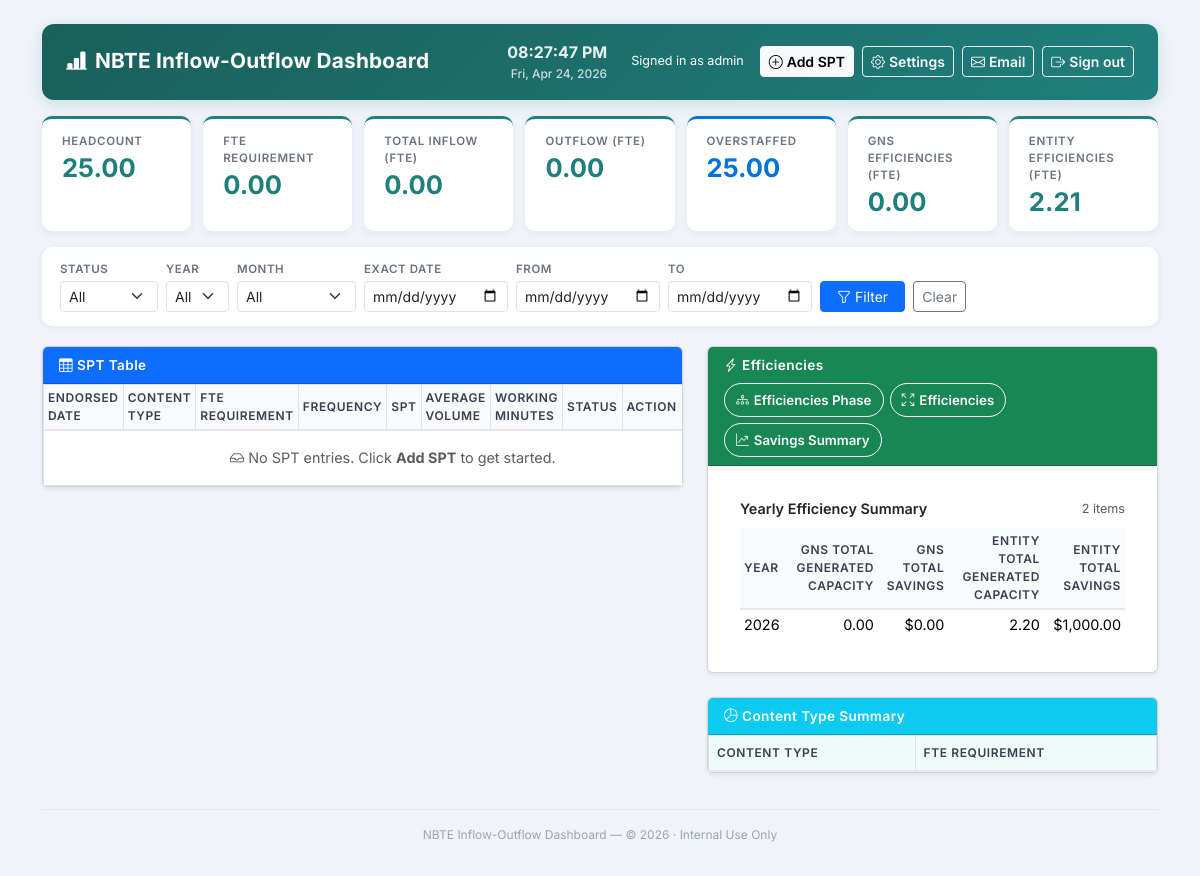
/ (signed in), run on the app's committed database.
### tables this page shows
CREATE TABLE efficiencies (
                id INTEGER PRIMARY KEY AUTOINCREMENT,
                project_title TEXT,
                generated_capacity TEXT,
                project_type TEXT,
                status TEXT,
                year TEXT
            , project_owner TEXT, description TEXT, planned_deployment TEXT, savings TEXT, team TEXT, project_lead TEXT, domestic_reph TEXT, gptrac TEXT, remarks TEXT, content_process TEXT, developer TEXT, pbd TEXT, sbd TEXT, bu_approved TEXT, uat_from TEXT, uat_to TEXT, actual_deployment TEXT, phase_current_end TEXT, phase_status TEXT, planned_release_date TEXT);

### routes.py (the view)
@main_bp.route('/', methods=['GET'])
@login_required
def dashboard():
    filters = {}
    status = request.args.get('status')
    year = request.args.get('year')
    month = request.args.get('month')
    exact_date = request.args.get('exact_date')
    eff_expanded = request.args.get('eff_expanded') == '1'
    from_date = request.args.get('from_date')
    to_date = request.args.get('to_date')
    if status:
        filters['status'] = status
    if year:
        filters['year'] = year
    if month:
        filters['month'] = month
    if exact_date:
        filters['exact_date'] = exact_date
    if from_date and to_date:
        filters['from_date'] = from_date
        filters['to_date'] = to_date
    spt_rows = db.get_spt(filters)
    spt_rows = recalculate_fte_for_rows(spt_rows)
    eff_rows_all = db.get_efficiencies()
    eff_rows = filter_efficiency_rows_for_dashboard(eff_rows_all, filters)
    filtered_eff_ids = [row[0] for row in eff_rows]
    efficiency_summary_by_year = build_efficiency_summary_by_year(eff_rows_all)
    headcount = db.get_headcount()
    metrics = recalculate_metrics(spt_rows, eff_rows, headcount, year=year)
    content_summary = compute_content_summary(spt_rows)
    message = request.args.get('message')
    years = [row[0] for row in db.get_distinct_years()]
    months = [
        ('01', 'January'), ('02', 'February'), ('03', 'March'), ('04', 'April'),
        ('05', 'May'), ('06', 'June'), ('07', 'July'), ('08', 'August'),
        ('09', 'September'), ('10', 'October'), ('11', 'November'), ('12', 'December')
    ]
    return render_template('dashboard.html', spt_rows=spt_rows, eff_rows=eff_rows, eff_rows_all=eff_rows_all, filtered_eff_ids=filtered_eff_ids, efficiency_summary_by_year=efficiency_summary_by_year, headcount=headcount, metrics=metrics, content_summary=content_summary, message=message, planned_deployment_display=format_planned_deployment_display,
        filter_status=status, filter_year=year, filter_month=month, filter_exact_date=exact_date, filter_from_date=from_date, filter_to_date=to_date, years=years, months=months, eff_expanded=eff_expanded)

### templates/dashboard.html (shortened to what this page needs)
<!DOCTYPE html>
<html lang="en">
<head>
    <link rel="stylesheet" href="https://cdn.jsdelivr.net/npm/bootstrap@5.3.2/dist/css/bootstrap.min.css">
    <link rel="stylesheet" href="https://cdn.jsdelivr.net/npm/bootstrap-icons@1.11.3/font/bootstrap-icons.min.css">
</head>
<body>
<div class="container py-4">
    <div class="dashboard-header mb-3 d-flex align-items-center justify-content-between">
        <div>
            <h2><i class="bi bi-bar-chart-line-fill me-2"></i>NBTE Inflow-Outflow Dashboard</h2>
        </div>
        <div class="d-flex align-items-center gap-2">
            <div class="clock-display me-3" id="clockDisplay">
                <span class="clock-time" id="clockTime">00:00:00</span>
                <span class="clock-date" id="clockDate">Mon, Jan 1, 2024</span>
            </div>
            {% if current_user %}
            <div class="text-white small me-2 d-none d-lg-inline">Signed in as {{ current_user.name or current_user.email }}</div>
            {% endif %}
            <a href="#" class="btn btn-light btn-sm btn-action fw-semibold" data-bs-toggle="modal" data-bs-target="#addSptModal">
                <i class="bi bi-plus-circle me-1"></i>Add SPT
            </a>
            <a href="#" class="btn btn-outline-light btn-sm btn-action fw-semibold" data-bs-toggle="modal" data-bs-target="#settingsModal">
                <i class="bi bi-gear me-1"></i>Settings
            </a>
            <a href="#" class="btn btn-outline-light btn-sm btn-action fw-semibold" id="emailDashboardBtn" title="Send Email">
                <i class="bi bi-envelope me-1"></i>Email
            </a>
            {% if current_user %}
            <a href="{{ url_for('auth.logout') }}" class="btn btn-outline-light btn-sm btn-action fw-semibold" title="Sign out">
                <i class="bi bi-box-arrow-right me-1"></i>Sign out
            </a>
            {% endif %}
        </div>
    </div>
    <div class="metrics-row mb-3">
        <div class="metric-card">
            <div class="metric-title">Headcount</div>
            <div class="metric-value">{{ metrics.headcount }}</div>
        </div>
        <div class="metric-card">
            <div class="metric-title">FTE Requirement</div>
            <div class="metric-value">{{ metrics.total_fte }}</div>
        </div>
        <div class="metric-card">
            <div class="metric-title">Total Inflow (FTE)</div>
            <div class="metric-value">{{ metrics.total_inflow }}</div>
        </div>
        <div class="metric-card">
            <div class="metric-title">Outflow (FTE)</div>
            <div class="metric-value">{{ metrics.total_outflow }}</div>
        </div>
        <div class="metric-card {% if metrics.overstaffed %}overstaffed-card{% else %}understaffed-card{% endif %}">
            <div class="metric-title">{% if metrics.overstaffed %}OVERSTAFFED{% else %}UNDERSTAFFED{% endif %}</div>
            <div class="metric-value {% if metrics.overstaffed %}overstaffed-text{% else %}understaffed-text{% endif %}">{{ metrics.diff }}</div>
        </div>
        <div class="metric-card">
            <div class="metric-title">GNS Efficiencies (FTE)</div>
            <div class="metric-value">{{ metrics.gns_eff_total }}</div>
        </div>
        <div class="metric-card">
            <div class="metric-title">Entity Efficiencies (FTE)</div>
            <div class="metric-value">{{ metrics.entity_eff_total }}</div>
        </div>
    </div>
    <div class="filter-card">
        <form method="get" action="/" class="filter-form">
            <div class="row g-2 align-items-end">
                <div class="col-auto">
                    <div class="filter-label">Status</div>
                    <select name="status" class="form-select form-select-sm">
                        <option value="" {% if not filter_status %}selected{% endif %}>All</option>
                    </select>
                </div>
                <div class="col-auto">
                    <div class="filter-label">Year</div>
                    <select name="year" class="form-select form-select-sm">
                        <option value="" {% if not filter_year %}selected{% endif %}>All</option>
                    </select>
                </div>
                <div class="col-auto">
                    <div class="filter-label">Month</div>
                    <select name="month" class="form-select form-select-sm">
                        <option value="" {% if not filter_month %}selected{% endif %}>All</option>
                    </select>
                </div>
                <div class="col-auto">
                    <div class="filter-label">Exact Date</div>
                    <input type="date" name="exact_date" class="form-control form-control-sm" value="{{ filter_exact_date or '' }}">
                </div>
                <div class="col-auto">
                    <div class="filter-label">From</div>
                    <input type="date" name="from_date" class="form-control form-control-sm" value="{{ filter_from_date or '' }}">
                </div>
                <div class="col-auto">
                    <div class="filter-label">To</div>
                    <input type="date" name="to_date" class="form-control form-control-sm" value="{{ filter_to_date or '' }}">
                </div>
                <div class="col-auto">
                    <button type="submit" class="btn btn-primary btn-sm px-3"><i class="bi bi-funnel me-1"></i>Filter</button>
                    <a href="/" class="btn btn-outline-secondary btn-sm ms-1">Clear</a>
                </div>
            </div>
        </form>
    </div>
    <div class="row g-4">
        <div class="col-lg-7">
            <div class="card shadow-sm mb-4">
                <div class="card-header bg-primary text-white"><i class="bi bi-table me-1"></i>SPT Table</div>
                <div class="card-body p-0">
                    <div class="table-responsive">
                        <table id="sptMainTable" class="table table-bordered table-hover table-sm mb-0">
                            <thead>
                                <tr>
                                    <th>Endorsed Date</th>
                                    <th>Content Type</th>
                                    <th>FTE Requirement</th>
                                    <th>Frequency</th>
                                    <th>SPT</th>
                                    <th>Average Volume</th>
                                    <th>Working Minutes</th>
                                    <th>Status</th>
                                    <th style="min-width:120px;">Action</th>
                                </tr>
                            </thead>
                            <tbody>
                            {% for row in spt_rows %}
                                <tr>
                                    <td>{{ row[1] }}</td>
                                    <td>{{ row[2] }}</td>
                                    <td class="fw-semibold">{{ row[3] }}</td>
                                    <td style="display:none;">{{ row[4] }}</td>
                                    <td>{{ row[5] }}</td>
                                    <td>{{ row[6] }}</td>
                                    <td>{{ row[7] }}</td>
                                    <td>{{ row[8] | int }}</td>
                                    <td>
                                        {% if row[9] == 'Inflow' %}
                                        <span class="badge-inflow">Inflow</span>
                                        {% else %}
                                        <span class="badge-outflow">Outflow</span>
                                        {% endif %}
                                    </td>
                                    <td>
                                        <a href="#" class="btn btn-sm btn-warning me-1" data-edit-spt="{{ url_for('main.edit_spt', row_id=row[0]) }}"><i class="bi bi-pencil"></i></a>
                                        <button type="button" class="btn btn-sm btn-danger" onclick="confirmDeleteSpt(this)" data-url="{{ url_for('main.delete_spt', row_id=row[0]) }}"><i class="bi bi-trash"></i></button>
                                    </td>
                                </tr>
                            {% else %}
                                <tr><td colspan="10" class="text-center text-muted py-3"><i class="bi bi-inbox me-1"></i>No SPT entries. Click <strong>Add SPT</strong> to get started.</td></tr>
                            {% endfor %}
                            </tbody>
                        </table>
                    </div>
                </div>
            </div>
        </div>
        <div class="col-lg-5">
            <div class="card shadow-sm mb-4 efficiencies-card" id="efficienciesCard">
                <div class="card-header bg-success text-white">
                    <div class="efficiencies-header-main">
                        <div class="efficiencies-header-stack">
                            <span class="fw-semibold flex-shrink-0"><i class="bi bi-lightning-charge me-1"></i>Efficiencies</span>
                            <div class="efficiencies-header-actions">
                                <div class="efficiencies-view-tabs" role="tablist" aria-label="Efficiencies views">
                                    <button type="button" class="btn btn-sm btn-outline-light fw-semibold efficiencies-tab-btn" id="phaseSummaryExpandBtn" title="Expand Efficiencies Phase" role="tab" aria-selected="false"><i class="bi bi-diagram-3 me-1"></i>Efficiencies Phase</button>
                                    <button type="button" class="btn btn-sm btn-outline-light fw-semibold efficiencies-tab-btn" id="efficienciesExpandBtn" title="Expand" role="tab" aria-selected="false"><i class="bi bi-arrows-fullscreen me-1"></i>Efficiencies</button>
                                    <button type="button" class="btn btn-sm btn-outline-light fw-semibold efficiencies-tab-btn" id="savingsSummaryExpandBtn" title="Expand Savings Summary" role="tab" aria-selected="false"><i class="bi bi-graph-up-arrow me-1"></i>Savings Summary</button>
                                </div>
                            </div>
                        </div>
                    </div>
                </div>
                <div class="card-body p-0">
                    <div class="collapsed-summary">
                        <div class="d-flex justify-content-between align-items-center mb-2 px-3 pt-3">
                            <div class="fw-semibold">Yearly Efficiency Summary</div>
                            <div class="text-muted small">{{ eff_rows_all|length }} item{{ '' if eff_rows_all|length == 1 else 's' }}</div>
                        </div>
                        {% if efficiency_summary_by_year %}
                        <div class="table-responsive px-3 pb-3">
                            <table class="table table-sm table-borderless mb-0">
                                <thead>
                                    <tr>
                                        <th>Year</th>
                                        <th class="text-end">GNS Total Generated Capacity</th>
                                        <th class="text-end">GNS Total Savings</th>
                                        <th class="text-end">Entity Total Generated Capacity</th>
                                        <th class="text-end">Entity Total Savings</th>
                                    </tr>
                                </thead>
                                <tbody>
                                    {% for year, total_generated_capacity, total_savings, gns_savings, nbte_savings, gns_generated_capacity, nbte_generated_capacity in efficiency_summary_by_year %}
                                    <tr>
                                        <td>{{ year }}</td>
                                        <td class="text-end">{{ "{:,.2f}".format(gns_generated_capacity) }}</td>
                                        <td class="text-end">${{ "{:,.2f}".format(gns_savings) }}</td>
                                        <td class="text-end">{{ "{:,.2f}".format(nbte_generated_capacity) }}</td>
                                        <td class="text-end">${{ "{:,.2f}".format(nbte_savings) }}</td>
                                    </tr>
                                    {% endfor %}
                                </tbody>
                            </table>
                        </div>
                        {% else %}
                        <div class="text-center text-muted small py-3 px-3">No efficiencies to show.</div>
                        {% endif %}
                    </div>
                </div>
            </div>
            <div class="card shadow-sm">
                <div class="card-header bg-info text-white"><i class="bi bi-pie-chart me-1"></i>Content Type Summary</div>
                <div class="card-body p-0">
                    <div class="table-responsive">
                        <table class="table table-bordered content-summary-table mb-0">
                            <thead>
                                <tr>
                                    <th>Content Type</th>
                                    <th>FTE Requirement</th>
                                </tr>
                            </thead>
                        </table>
                    </div>
                </div>
            </div>
        </div>
    </div>
    <footer class="app-footer">
        NBTE Inflow-Outflow Dashboard &mdash; &copy; {{ 2026 }} &middot; Internal Use Only
    </footer>
</body>
</html>

### data on the page
efficiencies: year "2026", gns_generated_capacity "0.00", gns_savings "0.00", nbte_generated_capacity "2.20", nbte_savings "1,000.00"

### other printed values
{{ current_user.name or current_user.email }} "admin"
{{ metrics.headcount }} "25.00"
{{ metrics.total_fte }} "0.00"
{{ metrics.total_inflow }} "0.00"
{{ metrics.total_outflow }} "0.00"
{{ metrics.diff }} "25.00"
{{ metrics.gns_eff_total }} "0.00"
{{ metrics.entity_eff_total }} "2.21"
{{ eff_rows_all|length }} "2"
{{ '' if eff_rows_all|length == 1 else 's' }} "s"
{{ 2026 }} "2026"
